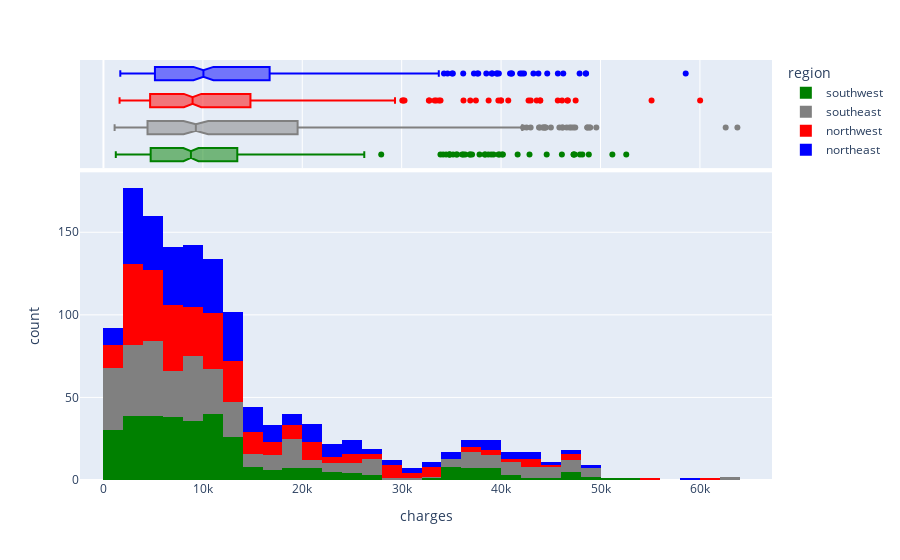

Source (notebook cell):
### Code cell
fig = px.histogram(
    data_frame=medical_df,
    x='charges',
    marginal='box',
    color='region',
    color_discrete_sequence=['green', 'grey', 'red', 'blue'],
)
fig.show()

### Figure 1 — Plotly figure (JSON) as saved in the notebook; plotly's stock layout.template omitted (floating-point values rounded to 4 significant figures; data arrays with more than 128 entries replaced by an {"elided": "..."} marker saying what was removed)
{"data": [{"bingroup": "x", "hovertemplate": "region=southwest<br>charges=%{x}<br>count=%{y}<extra></extra>", "legendgroup": "southwest", "marker": {"color": "green", "pattern": {"shape": ""}}, "name": "southwest", "orientation": "v", "showlegend": true, "type": "histogram", "x": {"elided": "325 float values"}, "xaxis": "x", "yaxis": "y"}, {"hovertemplate": "region=southwest<br>charges=%{x}<extra></extra>", "legendgroup": "southwest", "marker": {"color": "green"}, "name": "southwest", "notched": true, "showlegend": false, "type": "box", "x": {"elided": "325 float values"}, "xaxis": "x2", "yaxis": "y2"}, {"bingroup": "x", "hovertemplate": "region=southeast<br>charges=%{x}<br>count=%{y}<extra></extra>", "legendgroup": "southeast", "marker": {"color": "grey", "pattern": {"shape": ""}}, "name": "southeast", "orientation": "v", "showlegend": true, "type": "histogram", "x": {"elided": "364 float values"}, "xaxis": "x", "yaxis": "y"}, {"hovertemplate": "region=southeast<br>charges=%{x}<extra></extra>", "legendgroup": "southeast", "marker": {"color": "grey"}, "name": "southeast", "notched": true, "showlegend": false, "type": "box", "x": {"elided": "364 float values"}, "xaxis": "x2", "yaxis": "y2"}, {"bingroup": "x", "hovertemplate": "region=northwest<br>charges=%{x}<br>count=%{y}<extra></extra>", "legendgroup": "northwest", "marker": {"color": "red", "pattern": {"shape": ""}}, "name": "northwest", "orientation": "v", "showlegend": true, "type": "histogram", "x": {"elided": "325 float values"}, "xaxis": "x", "yaxis": "y"}, {"hovertemplate": "region=northwest<br>charges=%{x}<extra></extra>", "legendgroup": "northwest", "marker": {"color": "red"}, "name": "northwest", "notched": true, "showlegend": false, "type": "box", "x": {"elided": "325 float values"}, "xaxis": "x2", "yaxis": "y2"}, {"bingroup": "x", "hovertemplate": "region=northeast<br>charges=%{x}<br>count=%{y}<extra></extra>", "legendgroup": "northeast", "marker": {"color": "blue", "pattern": {"shape": ""}}, "name": "northeast", "orientation": "v", "showlegend": true, "type": "histogram", "x": {"elided": "324 float values"}, "xaxis": "x", "yaxis": "y"}, {"hovertemplate": "region=northeast<br>charges=%{x}<extra></extra>", "legendgroup": "northeast", "marker": {"color": "blue"}, "name": "northeast", "notched": true, "showlegend": false, "type": "box", "x": {"elided": "324 float values"}, "xaxis": "x2", "yaxis": "y2"}], "layout": {"barmode": "relative", "legend": {"title": {"text": "region"}, "tracegroupgap": 0}, "margin": {"t": 60}, "xaxis": {"anchor": "y", "domain": [0, 1], "title": {"text": "charges"}}, "xaxis2": {"anchor": "y2", "domain": [0, 1], "matches": "x", "showgrid": true, "showticklabels": false}, "yaxis": {"anchor": "x", "domain": [0, 0.7326], "title": {"text": "count"}}, "yaxis2": {"anchor": "x2", "domain": [0.7426, 1], "matches": "y2", "showgrid": false, "showline": false, "showticklabels": false, "ticks": ""}}}
